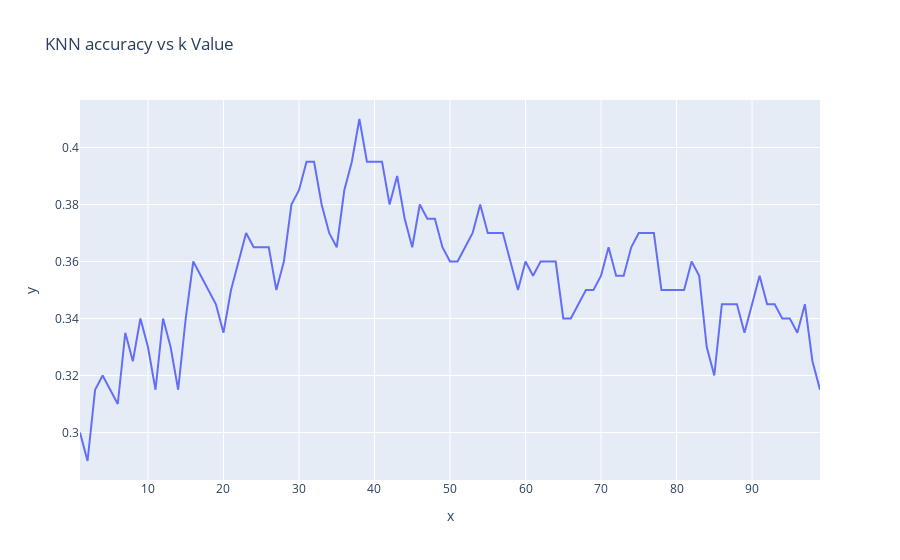

The code cell stored with this chart in its notebook:
### Markdown cell above
#### What about other K?

K in KNN, is the number of nearest neighbors to examine. It is supposed to be specified by the user. So, how can we choose right value for K?
The general solution is to reserve a part of your data for testing the accuracy of the model. Then choose k =1, use the training part for modeling, and calculate the accuracy of prediction using all samples in your test set. Repeat this process, increasing the k, and see which k is the best for your model.

We can calculate the accuracy of KNN for different values of k.

### Code cell
import numpy as np

Ks = 100
mean_acc = np.zeros((Ks-1))
std_acc = np.zeros((Ks-1))
X = np.linspace(1, Ks-1, num = Ks-1)
for n in range(1,Ks):
    
    #Train Model and Predict  
    neigh = KNeighborsClassifier(n_neighbors = n).fit(X_train,y_train)
    yhat=neigh.predict(X_test)
    mean_acc[n-1] = metrics.accuracy_score(y_test, yhat)

    
    std_acc[n-1]=np.std(yhat==y_test)/np.sqrt(yhat.shape[0])



%matplotlib inline
import matplotlib.pyplot as plt

plt.plot(X, mean_acc, marker = '+')
plt.title('KNN accuracy vs k Value')
plt.xlabel('K Value')
plt.ylabel('Mean Accuracy')
plt.grid()



df = pd.DataFrame(dict(x = X, y = mean_acc))
fig = px.line(df,'x', 'y', title='KNN accuracy vs k Value')
fig.show()

### Figure 1 — Plotly figure (JSON) as saved in the notebook; plotly's stock layout.template omitted (floating-point values rounded to 4 significant figures)
{"data": [{"hovertemplate": "x=%{x}<br>y=%{y}<extra></extra>", "legendgroup": "", "line": {"color": "#636efa", "dash": "solid"}, "marker": {"symbol": "circle"}, "mode": "lines", "name": "", "orientation": "v", "showlegend": false, "x": [1, 2, 3, 4, 5, 6, 7, 8, 9, 10, 11, 12, 13, 14, 15, 16, 17, 18, 19, 20, 21, 22, 23, 24, 25, 26, 27, 28, 29, 30, 31, 32, 33, 34, 35, 36, 37, 38, 39, 40, 41, 42, 43, 44, 45, 46, 47, 48, 49, 50, 51, 52, 53, 54, 55, 56, 57, 58, 59, 60, 61, 62, 63, 64, 65, 66, 67, 68, 69, 70, 71, 72, 73, 74, 75, 76, 77, 78, 79, 80, 81, 82, 83, 84, 85, 86, 87, 88, 89, 90, 91, 92, 93, 94, 95, 96, 97, 98, 99], "xaxis": "x", "y": [0.3, 0.29, 0.315, 0.32, 0.315, 0.31, 0.335, 0.325, 0.34, 0.33, 0.315, 0.34, 0.33, 0.315, 0.34, 0.36, 0.355, 0.35, 0.345, 0.335, 0.35, 0.36, 0.37, 0.365, 0.365, 0.365, 0.35, 0.36, 0.38, 0.385, 0.395, 0.395, 0.38, 0.37, 0.365, 0.385, 0.395, 0.41, 0.395, 0.395, 0.395, 0.38, 0.39, 0.375, 0.365, 0.38, 0.375, 0.375, 0.365, 0.36, 0.36, 0.365, 0.37, 0.38, 0.37, 0.37, 0.37, 0.36, 0.35, 0.36, 0.355, 0.36, 0.36, 0.36, 0.34, 0.34, 0.345, 0.35, 0.35, 0.355, 0.365, 0.355, 0.355, 0.365, 0.37, 0.37, 0.37, 0.35, 0.35, 0.35, 0.35, 0.36, 0.355, 0.33, 0.32, 0.345, 0.345, 0.345, 0.335, 0.345, 0.355, 0.345, 0.345, 0.34, 0.34, 0.335, 0.345, 0.325, 0.315], "yaxis": "y", "type": "scatter"}], "layout": {"xaxis": {"anchor": "y", "domain": [0, 1], "title": {"text": "x"}, "type": "linear", "range": [1, 99], "autorange": true}, "yaxis": {"anchor": "x", "domain": [0, 1], "title": {"text": "y"}, "type": "linear", "range": [0.2833, 0.4167], "autorange": true}, "legend": {"tracegroupgap": 0}, "title": {"text": "KNN accuracy vs k Value"}, "autosize": true}}
